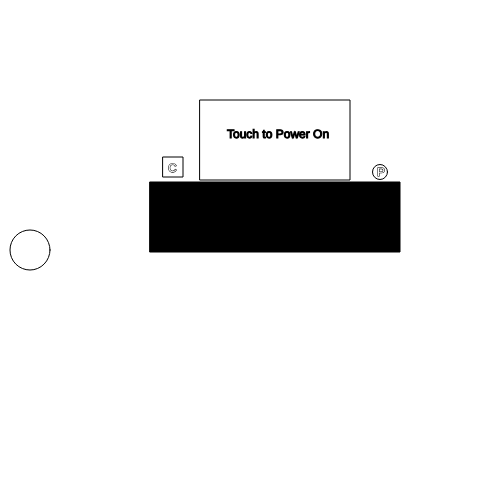
Frame 1 (no input)
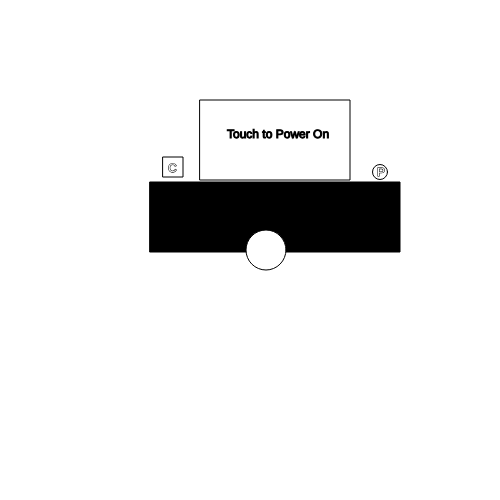
Frame 60 (no input)
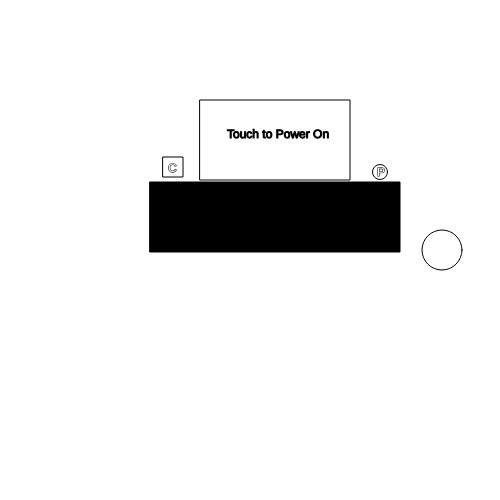
Frame 120 (the mouse pressed at the canvas centre since frame 60)

The p5.js sketch that drew these frames (run headless with seeded random() and noise() and a simulated clock; from frame 60 on, the mouse is pressed at the canvas centre):

// p5.js sketch
// ── sketch.js
let cnv;
let d;
//Rectangle
var a = 200;
var b = 100;
var c = 150;
var e = 80;
//ball
var n,m;
var nspeed;
//Circle
//var cx = 340
//var cy = 170
let rectFill, circleFill;






function setup() {
createCanvas(500, 500);

  background(255);
  stroke(0);
  noFill();
n = 30;
m = height/2;
nspeed = 4;
  rectFill = 255;
  circleFill= 255;
}

function draw() {

  background(255);
  rect(a,b,c,e);
  push();
  fill(0);
  w = "Touch to Power On";
  z = "P"
  j = "C"
  text(w,227,138);
  pop();
  
  fill(255);
  if(mouseIsPressed){
    if(mouseX>a && mouseX <a+c && mouseY>b && mouseY <b+e){
      print("Crap, the power went out!");
      fill(0);
    }
  } 
  
  
push();
  fill(0);
  rect(150,182,250,70);
  pop();

  
  push();
  fill(circleFill);
   ellipse(380,172,15,15);
  pop();
  
  push();
  fill(rectFill);
  rect(163,157,20,20);
  pop();
  
  if(mouseX>163 && mouseX <183 && mouseY>157 && mouseY < 177){
    rectFill = 220;
  } else {
    rectFill = 255;
  }
  
   if(dist(mouseX, mouseY,380,172)<7.5){
    circleFill = 220;
  } else {
    circleFill = 255;
  }
  
 
ellipse(n,m,40,40);
n+= nspeed;
  if(n-30 <= 0 || n+30 >width){
    nspeed *= -1
  }
  print("Alright, who's pushing the ball across the floor?")
text(z,377,176);
text(j,168,172);

}
